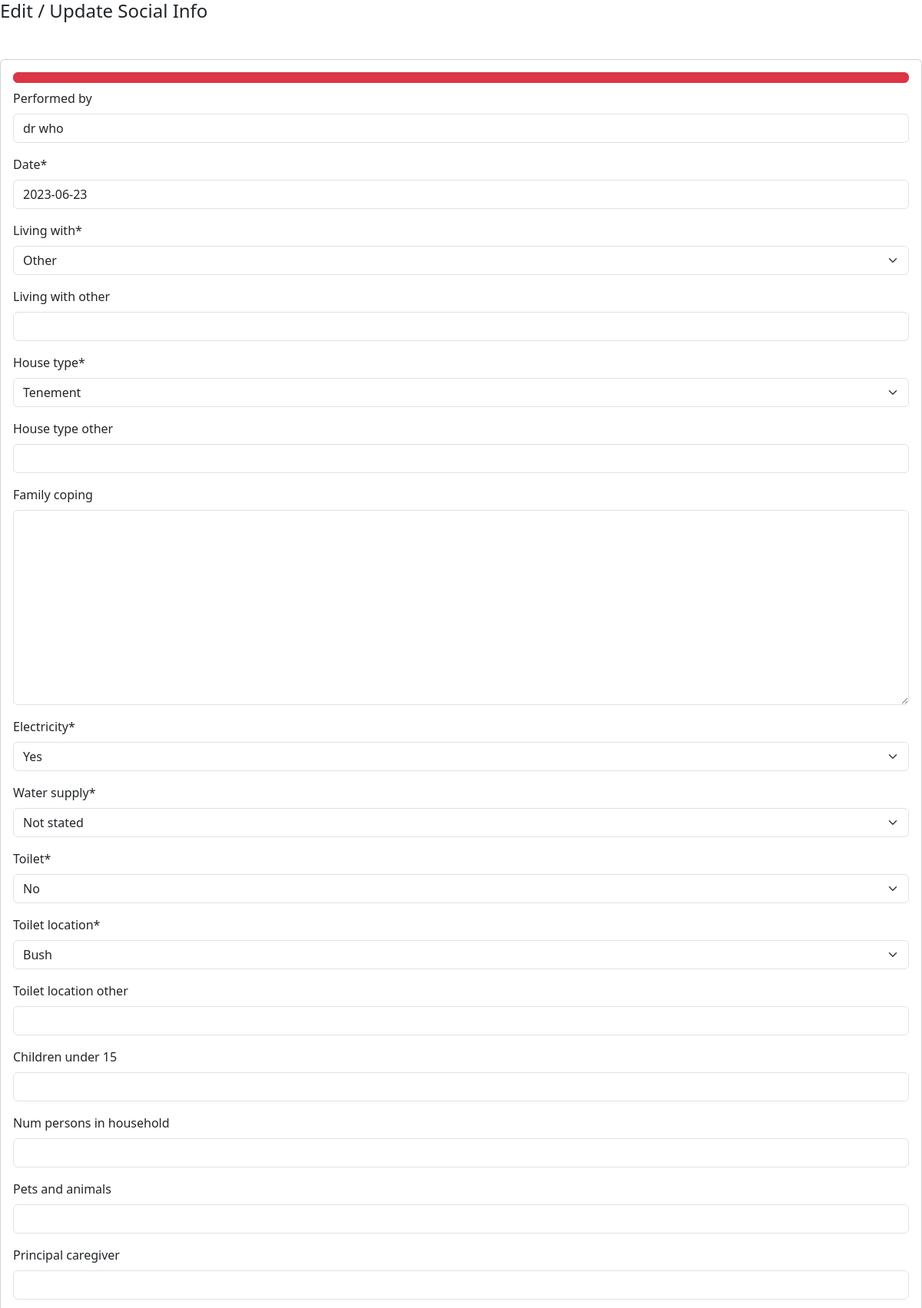
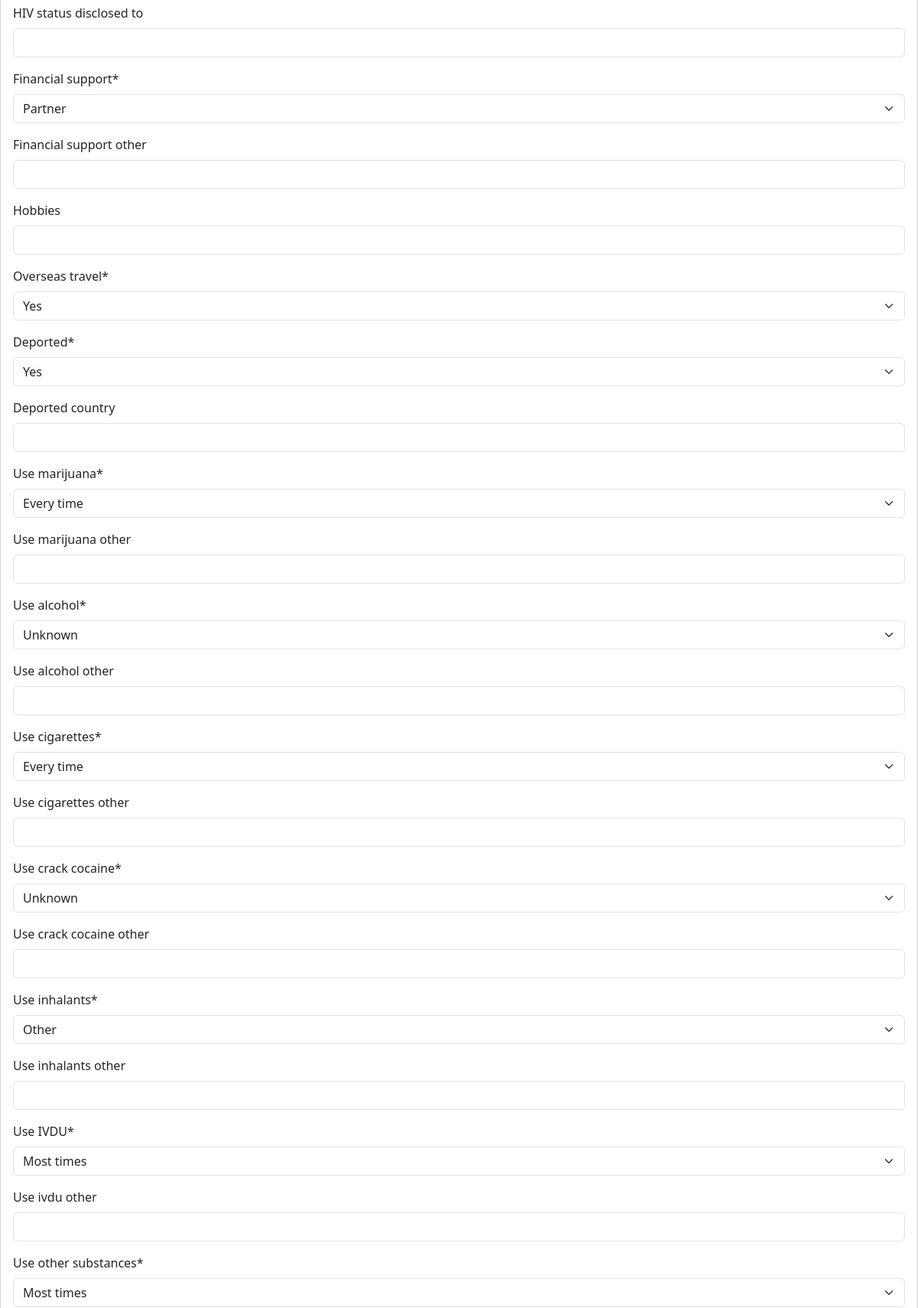
The app's page /client/edit/social/1/ (signed in, upper part) with its own data (2 pictures, top to bottom).
### prep_app/models.py (models this page shows, shortened)
class SocialHistory(TSIS2BaseModel):
    client = models.ForeignKey("Client", blank=False, null=False, on_delete=models.PROTECT)
    performed_by =  models.CharField(max_length=255, blank=True, null=True)
    facility = models.ForeignKey("Facility", blank=False, null=False, on_delete=models.PROTECT)
    date = models.DateField(blank=False, null=False)
    living_with = models.ForeignKey("LivingWithCode", blank=False, null=False, related_name='socialhistory_living_with', on_delete=models.PROTECT)
    living_with_other = models.CharField(max_length=255, blank=True, null=True)
    house_type = models.ForeignKey("HousingTypeCode", blank=False, null=False, related_name='socialhistory_house_type', on_delete=models.PROTECT)
    house_type_other = models.CharField(max_length=255, blank=True, null=True)
    family_coping = models.TextField(blank=True, null=True)
    electricity = models.ForeignKey("YesNoCode", blank=False, null=False, related_name='socialhistory_electricity', on_delete=models.PROTECT)
    water_supply = models.ForeignKey("YesNoCode", blank=False, null=False, related_name='socialhistory_water_supply', on_delete=models.PROTECT)
    toilet = models.ForeignKey("YesNoCode", blank=False, null=False, related_name='socialhistory_toilet', on_delete=models.PROTECT)
    toilet_location = models.ForeignKey("ToiletLocationCode", blank=False, null=False, on_delete=models.PROTECT)
    toilet_location_other = models.CharField(max_length=255, blank=True, null=True)
    children_under_15 = models.IntegerField(blank=True, null=True)
    num_persons_in_household = models.IntegerField(blank=True, null=True)
    pets_and_animals = models.CharField(max_length=255, blank=True, null=True)
    principal_caregiver = models.CharField(max_length=255, blank=True, null=True)
    hiv_status_disclosed_to = models.CharField(max_length=255, blank=True, null=True, verbose_name="HIV status disclosed to")
    financial_support = models.ForeignKey("FinancialSupportCode", blank=False, null=False, related_name='socialhistory_financial_support', on_delete=models.PROTECT)
    financial_support_other = models.CharField(max_length=255, blank=True, null=True)
    hobbies = models.CharField(max_length=255, blank=True, null=True)
    overseas_travel = models.ForeignKey("YesNoCode", blank=False, null=False, related_name='socialhistory_overseas_travel', on_delete=models.PROTECT)
    deported = models.ForeignKey("YesNoCode", blank=False, null=False, related_name='socialhistory_deported', on_delete=models.PROTECT)
    deported_country = models.CharField(max_length=255, blank=True, null=True)
    use_marijuana = models.ForeignKey("FrequencyCode", blank=False, null=False, related_name='socialhistory_use_marijuana', on_delete=models.PROTECT)
    use_marijuana_other = models.CharField(max_length=255, blank=True, null=True)
    use_alcohol = models.ForeignKey("FrequencyCode", blank=False, null=False, related_name='socialhistory_use_alcohol', on_delete=models.PROTECT)
    use_alcohol_other = models.CharField(max_length=255, blank=True, null=True)
    use_cigarettes = models.ForeignKey("FrequencyCode", blank=False, null=False, related_name='socialhistory_use_cigarettes', on_delete=models.PROTECT)
    use_cigarettes_other = models.CharField(max_length=255, blank=True, null=True)
    use_crack_cocaine = models.ForeignKey("FrequencyCode", blank=False, null=False, related_name='socialhistory_use_crack_cocaine', on_delete=models.PROTECT)
    use_crack_cocaine_other = models.CharField(max_length=255, blank=True, null=True)
    use_inhalants = models.ForeignKey("FrequencyCode", blank=False, null=False, related_name='socialhistory_use_iinhalants', on_delete=models.PROTECT)
    use_inhalants_other = models.CharField(max_length=255, blank=True, null=True)
    use_ivdu = models.ForeignKey("FrequencyCode", blank=False, null=False, verbose_name="use IVDU", related_name='socialhistory_use_ivdu', on_delete=models.PROTECT)
    use_ivdu_other = models.CharField(max_length=255, blank=True, null=True)
    use_other_substances = models.ForeignKey("FrequencyCode", blank=False, null=False, related_name='socialhistory_use_other_substances', on_delete=models.PROTECT)
    use_other_other = models.CharField(max_length=255, blank=True, null=True)
    notes = models.TextField(blank=True, null=True)
    class Meta(object):
        default_permissions = ('add', 'change', 'delete', 'view', 'list')
        ordering = ['-date']
        verbose_name_plural = 'Social histories'

### prep_app/views.py (the view)
# urls.py: path('edit/social/<int:social_id>/', edit_social, name='edit_social'),
def edit_social(request, social_id):
    if request.session.get('User') is None:
        return redirect('login_user')
    social = get_object_or_404(SocialHistory, pk=social_id)
    client = social.client
    if request.method == 'POST':
        form = SocialForm(request.POST, instance=client)
        if form.is_valid():
            social1 = form.save(commit=False)
            social1.save()
            return render(request, 'close_window.html')
    else:
        form = SocialForm(instance=social)
    return render(request, 'edit_social.html', {'form': form, 'social': social})

### prep_app/forms.py (shortened to what this page needs)
class SocialForm(forms.ModelForm):
    class Meta:
        model = SocialHistory
        exclude = ['created_at', 'modified_on', 'created_by', 'modified_by', 'is_active', 'deleted_at', 'deleted_by', 'client', 'facility']
        widgets = {
            "date": DatePickerInput(),
         }

### prep_app/base_model.py (called while the page is built)
    def get_queryset(self):
        if self.include_deleted:
            return TSIS2BaseQuerySet(self.model)
        return TSIS2BaseQuerySet(self.model).filter(deleted_at=None)

### prep_app/models.py (called while the page is built)
    def __str__(self):
        return "%s" % (self.name)

    def __str__(self):
        return "%s" % (self.name)

    def __str__(self):
        return "%s" % (self.name)

    def __str__(self):
        return "%s" % (self.name)

    def __str__(self):
        return "%s" % (self.name)

    def __str__(self):
        return "%s" % (self.name)

### accounts/templates/edit_social.html (shortened to what this page needs)
{% load widget_tweaks %}
{% load bootstrap5 %}
{% bootstrap_css %}
{% load crispy_forms_tags %}
{% block content %}
<h4>Edit / Update Social Info</h4>
<form method="POST" class="card p-3 mt-5 form-floating form-horizontal form-group">
  <h2 class="btn btn-danger">
 </h2>
    {{ form|crispy}}
</form>
{% endblock %}

### records on screen
SocialHistory: performed_by "dr who", date "2023-06-23", living_with "Other", house_type "Tenement", electricity "Yes", water_supply "Not stated", toilet "No", toilet_location "Bush", financial_support "Partner", overseas_travel "Yes", deported "Yes", use_marijuana "Every time", use_alcohol "Unknown", use_cigarettes "Every time", use_crack_cocaine "Unknown", use_inhalants "Other", use_ivdu "Most times", use_other_substances "Most times"
